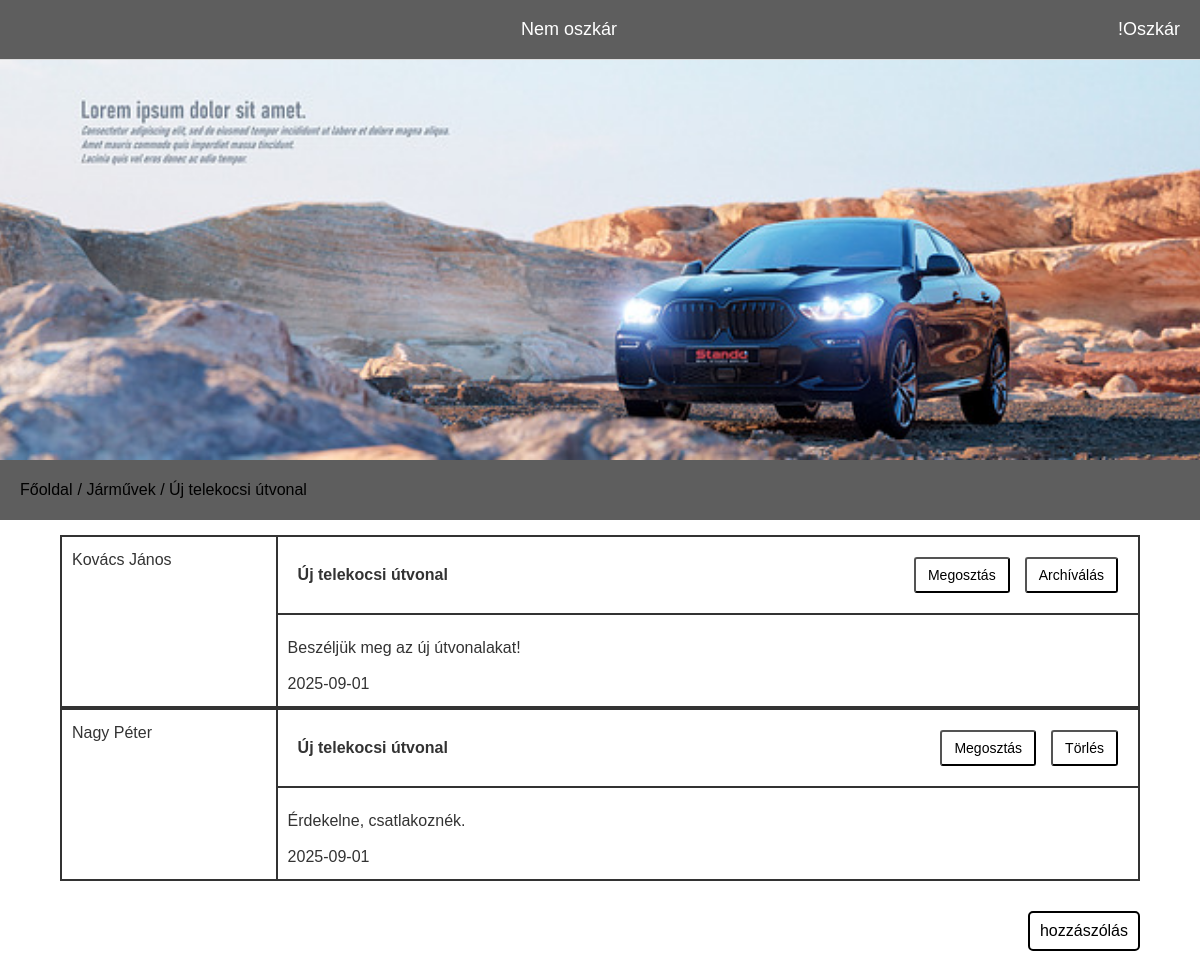
The app's page /forum/contents/php/thread.php?thread_id=1 with its own data.
### tables this page shows
CREATE TABLE `thread` (
  `id` int(11) NOT NULL,
  `name` varchar(255) NOT NULL,
  `author_name` varchar(255) DEFAULT NULL,
  `content` varchar(1000) NOT NULL,
  `is_archived` tinyint(1) NOT NULL DEFAULT 0,
  `section_id` int(11) NOT NULL,
  `created_at` datetime NOT NULL
);

CREATE TABLE `section` (
  `id` int(11) NOT NULL,
  `name` varchar(255) NOT NULL
);

CREATE TABLE `comment` (
  `id` int(11) NOT NULL,
  `content` varchar(1000) NOT NULL,
  `author_name` varchar(255) DEFAULT NULL,
  `thread_id` int(11) NOT NULL,
  `created_at` datetime NOT NULL
);

### forum/contents/private/db.php (called while the page is built, shortened)
<?php
$pdo = null;
try{
    $pdo = new PDO("mysql:host=" . DB_HOST . ";dbname=" . DB_NAME, DB_USER);
    $pdo->setAttribute(PDO::ATTR_ERRMODE, PDO::ERRMODE_EXCEPTION);
} catch(Exception $e) {
    die('Nem lehet csatlakozni az adatbázishoz!');
}
function getSection(int $id){
    global $pdo;
    $stmt=$pdo->prepare("SELECT name from section where id = :section_id");
    $stmt->execute(['section_id' => $id]);
    $result = $stmt->fetchColumn();
    return $result;
}
function getThreadFirst(int $id)
{
    global $pdo;
    $stmt = $pdo->prepare("SELECT name, author_name, content, is_archived, created_at, section_id FROM thread where id = :id");
    $stmt->execute(['id' => $id]);
    $result = $stmt->fetch(PDO::FETCH_ASSOC);
    return $result;
}
function getComments(int $id) : array {
    global $pdo;
    $stmt = $pdo->prepare("SELECT id, content, author_name, created_at  from comment where thread_id = :id order by created_at");
    $stmt->execute(['id' => $id]);
    $result = $stmt->fetchAll(PDO::FETCH_ASSOC);
    return $result;
}
?>

### forum/contents/php/thread.php (the view, shortened to what this page needs)
<?php
require_once '../private/db.php';
$threadId = $_GET['thread_id'] ?? null;
$first = getThreadFirst(intval($threadId));
$section = getSection(intval($first['section_id']));
$comments = getComments($threadId);
?>
<!DOCTYPE html>
<html lang="en">
<head>
    <link rel="stylesheet" href="../css/styles.css?v=<?php echo time(); ?>">
</head>
<body>
    <header id="header" class="header">
    </header>
    <section class="hero" id="borito"></section>
    <nav>
        <a href="../../index.php">Főoldal</a> /  <?=$section?> / <?=$first['name']?>
    </nav>
    <div id = "comment">
        <table class = "commentt">
            <tr>
                <td rowspan="2"><?=$first['author_name']?></td>
                <td>
                    <div class="commenthd">
                        <span class="comment-name"><?=$first['name']?></span>
                        <div class="commentbuttons">
                            <button onclick="CopyThreadLink(<?=$threadId?>)">Megosztás</button>
                            <form method="POST" style="display:inline;">
                                <button type="submit">Archíválás</button>
                            </form>
                        </div>
                    </div>
                </td>
            </tr>
            <tr><td><div class = 'content-div'><?=$first['content']?></div><?= substr($first['created_at'],0,-9)?></td></tr>
            <?php foreach ($comments as $x): ?>
                <table id="comment-<?=$x['id'] ?>" class = "commentt">
                    <tr>
                        <td rowspan="2">
                            <?=$x['author_name']?>
                        </td>
                        <td>
                            <div class="commenthd">
                                <span class ="comment-name"><?=$first['name']?></span>
                                <div class="commentbuttons">
                                    <button onclick="CopyCommentLink(<?=$threadId?>,<?=$x['id']?>)">Megosztás</button>
                                    <?php if ($first['is_archived'] == 0): ?>
                                        <form method="POST">
                                            <button type="submit">Törlés</button>
                                        </form>
                                    <?php endif; ?>
                                </div>
                            </div>
                        </td>
                    </tr>
                    <tr>
                        <td>
                            <div class = 'content-div'><?=$x['content']?>
                            </div><?= substr($x['created_at'],0,-9)?>
                        </td>
                    </tr>
                </table>
            <?php endforeach; ?>
        </table>
    </div>
    <?php if ($first['is_archived'] == 0): ?>
        <spanid id = "hozzaszolas"><a href="./post.php?thread_id=<?=$threadId?>&section_id=<?=$first['section_id']?>&mod=commenthozzadasa" id = "hozzaszolas">hozzászólás</a> </span>
    <?php endif; ?>
</body>
</html>

### forum/contents/css/styles.css (style rules this page uses)
* { margin: 0; padding: 0; box-sizing: border-box; }
body { font-family: Arial, sans-serif; color: #333; line-height: 1.6; height: 100%; }
.header { display: flex; justify-content: space-between; align-items: center; width: 100%; padding: 10px 20px; background-color: #5e5e5e; height: 60px; border-bottom: 1px solid #ddd; color: #fff; }
#borito { width: 100%; height: 50vh; background-size: cover; background-position: center; display: flex; justify-content: center; align-items: center; }
nav { display: flex; width: 100%; align-items: center; justify-content: flex-start; padding: 20px; background-color: #5e5e5e; height: 60px; color: #000; margin-bottom: 15px; }
nav > a { margin-right: 5px; }
button { background-color: #fff; color: #000; padding: 8px 12px; border-radius: 3px; cursor: pointer; font-size: 14px; }
a { color: #000; text-decoration: none; }
#comment { width: 90%; margin: 0 auto; }
.commentt { justify-content: center; width: 100%; border-collapse: collapse; border: 2px solid; margin-bottom: 0px; }
.commentt td { border: 2px solid; padding: 10px; vertical-align: top; }
.commentt td:first-child { width: 20%; }
.commentt td:nth-child(2) { width: 80%; }
.content-div { margin-top: 10px; margin-bottom: 10px; }
.commenthd { display: flex; width: 100%; justify-content: space-between; align-items: center; padding: 10px; gap: 20px; }
.comment-name { text-align: left; font-weight: bold; }
.commentbuttons { text-align: right; display: flex; gap: 15px; }
#hozzaszolas { display: flex; justify-content: flex-end; width: 95%; margin-top: 15px; margin-bottom: 50px; }
#hozzaszolas > a { width: auto; justify-content: center; align-items: center; height: 40px; padding: 10px; font-size: 16px; line-height: 1; border: 2px solid black; border-radius: 5px; cursor: pointer; text-decoration: none; color: #000; }

### records on screen
thread: section.name "Járművek", name "Új telekocsi útvonal", author_name "Kovács János", content "Beszéljük meg az új útvonalakat!", created_at "2025-09-01"
comment: author_name "Nagy Péter", thread.name "Új telekocsi útvonal", content "Érdekelne, csatlakoznék.", created_at "2025-09-01"
